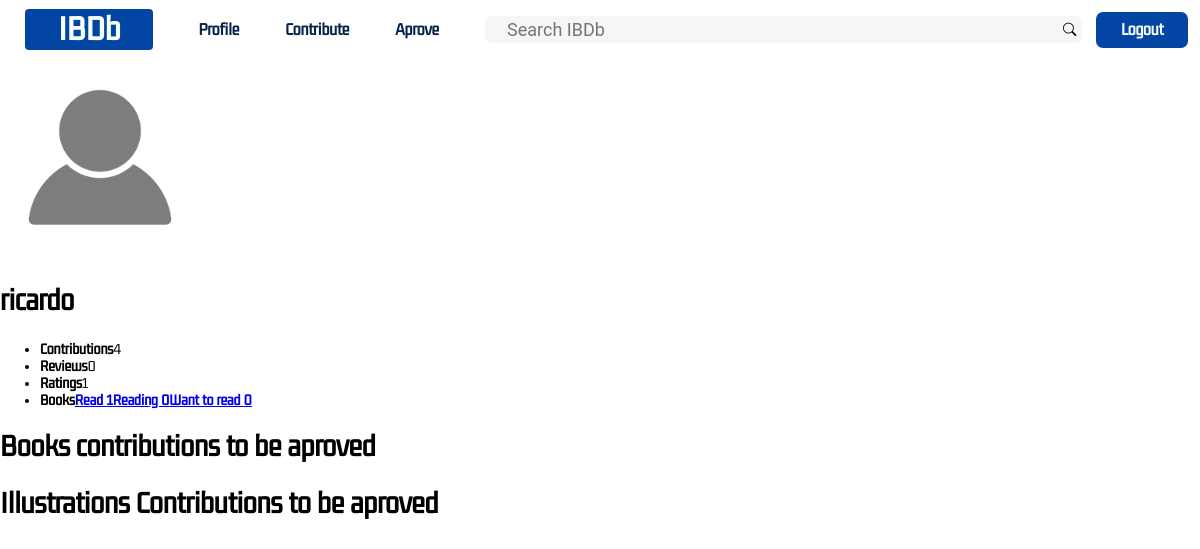
/profile/1 (signed in), run on an earlier commit of the app's database.
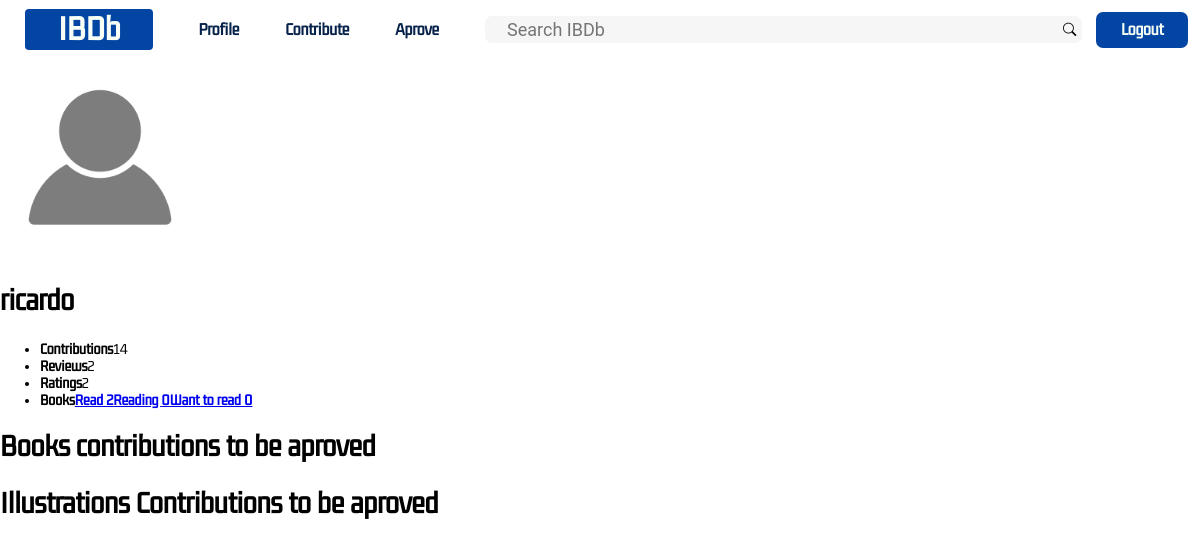
And on a later commit of the database.
### books/models.py (models this page shows)
class User(AbstractUser):
	contributions = models.IntegerField(default=0)
	read = models.ManyToManyField(Book, related_name="books_already_read")
	reading = models.ManyToManyField(Book, related_name="books_currently_reading")
	want_to_read = models.ManyToManyField(Book, related_name="books_to_read")

### books/views.py (the view)
# urls.py: path('profile/<str:user_id>', views.profile, name="profile"),
@login_required
def profile(request, user_id):
	user = User.objects.get(username=request.user.username)
	book_post_request = BookRequest.objects.filter(user=user)
	illustration_post_request = IllustrationPostRequest.objects.filter(user=user)
	illustration_delete_request = IllustrationDeleteRequest.objects.filter(user=user)
	return render(request, "books/profile.html", {
		"user_id": user_id,
		"reviews": Review.objects.filter(user=request.user).count(),
		"ratings": Rating.objects.filter(user=request.user).count(),
		"read": user.read.count(),
		"reading": user.reading.count(),
		"want": user.reading.count(),
		"book_post": book_post_request,
		"illustration_post": illustration_post_request,
		"illustration_delete": illustration_delete_request
		})

### books/templates/books/profile.html (shortened to what this page needs)
{% extends 'books/layout.html' %}
{% load static %}
{% block css %}<link rel="stylesheet" href="">{% endblock %}
{% block body %}
<div>
	<div class="user">
		<img src="{% static 'images/profile-image.png' %}" width="200px">
		<h1>{{ request.user.username }}</h1>
	</div>
	<div class="user-info">
		<ul>
			<li><b>Contributions</b>{{ request.user.contributions }}</li>
			<li><b>Reviews</b>{{ reviews }}</li>
			<li><b>Ratings</b>{{ ratings }}</li>
			<li><b>Books<b><a href="{% url 'user_books' user_id 'read' %}">Read {{ read }}</a><a href="{% url 'user_books' user_id 'reading' %}">Reading {{ reading }}</a><a href="{% url 'user_books' user_id 'want_to_read' %}">Want to read {{ want }}</a></li>
		</ul>
	</div>
	<div class="contributions-post">
		<div>
			<h1>Books contributions to be aproved</h1>
		</div>
		<div>
			<h1>Illustrations Contributions to be aproved</h1>
		</div>
	</div>
</div>
{% endblock %}

What changed in the data, as far as the page shows it:
changed User "ricardo": user.contributions "4" → "14"
Also different on the page:
{{ reviews }}: "0" → "2"
{{ ratings }}: "1" → "2"
{{ read }}: "1" → "2"
